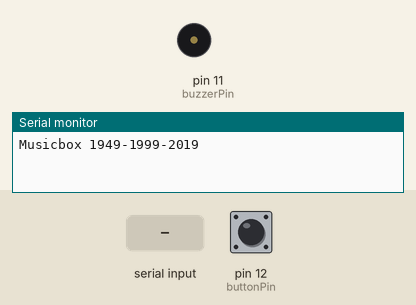
Simulated run of this sketch. Board: Arduino Uno, built with avr-gcc and run on an emulated ATmega328P. Parts: buzzer (waves = sounding), the last lines printed to the serial monitor. The test bench sets the inputs (shaded band); at power-on: pin 12 (buttonPin) LOW. Random numbers use the default seed unless the sketch sets one.

Above: at 1.2 s.
1.3 s: "final" received over Serial
At 2.7 s:
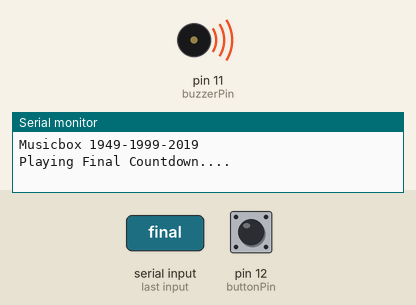
4.3 s: pin 12 (buttonPin) pulled HIGH for 0.15 s
5.9 s: "soviet" received over Serial
At 7.1 s:
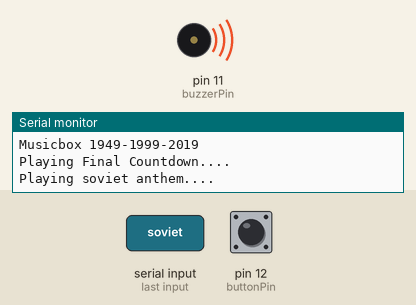
7.4 s: pin 12 (buttonPin) pulled HIGH for 3.2 s
Timing chart, 0 to 10.4 s (numbered marks = the images above; inputs shaded):
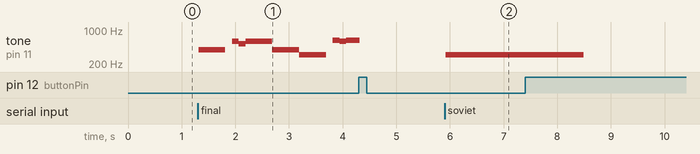

Measured:
- after the input at 1.3 s, tone on pin 11 (buzzerPin): plays 392 Hz for 0.50 s, 587 Hz for 0.13 s, 523 Hz for 0.13 s, 587 Hz for 0.50 s, 392 Hz for 0.50 s, 311 Hz for 0.50 s … (9 notes in this stretch), starting at once
- after the input at 5.9 s, tone on pin 11 (buzzerPin): silent → 311 Hz at once

The sketch:

passive_buzzer.ino
```cpp
int buzzerPin = 11;
int buttonPin = 12;
int LedPin_state = 13;
int LedPin_Mega = 8;
int LedPin_Final[] = {
  6, 7, 8, 9, 10
};
int LedPin_Soviet[] = {
  2, 3, 4
};
int buttonState = 0;
String readString;

#include "pitches.h"

// MEGALOVANIA
int megalovania[] = {
  NOTE_D4, NOTE_D4, NOTE_D5, NOTE_A4, NOTE_GS4, NOTE_G4, NOTE_F4, NOTE_D4, NOTE_F4, NOTE_G4, NOTE_C4, NOTE_C4, NOTE_C4, NOTE_C4, NOTE_D5,
  NOTE_A4, NOTE_GS4, NOTE_G4, NOTE_F4, NOTE_D4, NOTE_F4, NOTE_G4, NOTE_B3, NOTE_B3, NOTE_D5, NOTE_A4, NOTE_GS4, NOTE_G4, NOTE_F4, NOTE_D4,
  NOTE_F4, NOTE_G4, NOTE_AS3, NOTE_AS3, NOTE_AS3, NOTE_AS3, NOTE_D5, NOTE_A4, NOTE_GS4, NOTE_G4, NOTE_F4, NOTE_D4, NOTE_F4, NOTE_G4, NOTE_D4,
  NOTE_D4, NOTE_D5, NOTE_A4, NOTE_GS4, NOTE_G4, NOTE_F4, NOTE_D4, NOTE_F4, NOTE_G4, NOTE_C4, NOTE_C4, NOTE_C4, NOTE_C4, NOTE_D5, NOTE_A4,
  NOTE_GS4, NOTE_G4, NOTE_F4, NOTE_D4, NOTE_F4, NOTE_G4, NOTE_B3, NOTE_B3, NOTE_D5, NOTE_A4, NOTE_GS4, NOTE_G4, NOTE_F4, NOTE_D4, NOTE_F4,
  NOTE_G4, NOTE_AS3, NOTE_AS3, NOTE_AS3, NOTE_AS3, NOTE_D5, NOTE_A4, NOTE_GS4, NOTE_G4, NOTE_F4, NOTE_D4, NOTE_F4, NOTE_G4
};

// note durations and delays in milliseconds
int megalovania_noteDurations[] = {
  125, 125, 250, 250, 125, 250, 250, 125, 125, 125, 125, 125, 125, 125, 250,
  375, 125, 250, 250, 125, 125, 125, 125, 125, 250, 375, 125, 250, 250, 125,
  125, 125, 62, 62, 62, 62, 250, 375, 125, 250, 250, 125, 125, 125, 125,
  125, 250, 375, 125, 250, 250, 125, 125, 125, 125, 125, 125, 125, 250, 375,
  125, 250, 250, 125, 125, 125, 125, 125, 250, 375, 125, 250, 250, 125, 125,
  125, 62, 62, 62, 62, 250, 375, 125, 250, 250, 125, 125, 125
};

int megalovaniaDelays[] = {
  125, 125, 250, 375, 250, 250, 250, 125, 125, 125, 62, 62, 62, 62, 250,
  375, 250, 250, 250, 125, 125, 125, 125, 125, 250, 375, 250, 250, 250, 125,
  125, 125, 62, 62, 62, 62, 250, 375, 250, 250, 250, 125, 125, 125, 125,
  125, 250, 375, 250, 250, 250, 125, 125, 125, 62, 62, 62, 62, 250, 375,
  250, 250, 250, 125, 125, 125, 125, 125, 250, 375, 250, 250, 250, 125,
  125, 125, 62, 62, 62, 62, 250, 375, 250, 250, 250, 125, 125
};

// RUSSIAN ANTHEM
int soviet[] = {
  NOTE_DS4, NOTE_AS3,
  NOTE_DS4, NOTE_AS3, NOTE_C4, NOTE_D4, NOTE_G3, NOTE_G3,
  NOTE_C4, NOTE_AS3, NOTE_GS3, NOTE_AS3, NOTE_DS3, NOTE_DS3,
  NOTE_F3, NOTE_F3, NOTE_G3, NOTE_GS3, NOTE_GS3, NOTE_AS3,
  NOTE_C4, NOTE_D4, NOTE_DS4, NOTE_F4, NOTE_AS3,
  NOTE_G4, NOTE_F4, NOTE_DS4, NOTE_F4, NOTE_D4, NOTE_AS3,
  NOTE_DS4, NOTE_D4, NOTE_C4, NOTE_D4, NOTE_G3, NOTE_G3,
  NOTE_C4, NOTE_AS3, NOTE_GS3, NOTE_AS3, NOTE_DS3,
  NOTE_DS4, NOTE_D4, NOTE_C4, NOTE_AS3, NOTE_AS3,
  NOTE_G4, NOTE_F4, NOTE_DS4, NOTE_D4, NOTE_DS4,
  NOTE_F4, NOTE_AS3, NOTE_AS3, NOTE_AS3, NOTE_D4, NOTE_F4,
  NOTE_DS4, NOTE_DS4, NOTE_D4, NOTE_C4, NOTE_AS3, NOTE_C4,
  NOTE_D4, NOTE_G3, NOTE_G3, NOTE_G3, NOTE_GS3, NOTE_AS3,
  NOTE_DS4, NOTE_C4, NOTE_D4, NOTE_DS4, NOTE_C4, NOTE_D4,
  NOTE_DS4, NOTE_C4, NOTE_DS4, NOTE_GS4,
  NOTE_GS4, NOTE_G4, NOTE_F4, NOTE_DS4, NOTE_F4,
  NOTE_G4, NOTE_DS4, NOTE_DS4,
  NOTE_F4, NOTE_DS4, NOTE_D4, NOTE_C4, NOTE_D4,
  NOTE_DS4, NOTE_C4, NOTE_C4,
  NOTE_DS4, NOTE_D4, NOTE_C4, NOTE_AS3, NOTE_DS3, NOTE_DS3,
  NOTE_AS3, NOTE_C4, NOTE_D4,
  NOTE_DS4
};

// note durations and delays in milliseconds
int soviet_noteDurations[] = {
  2571, 429,
  857, 642, 204, 857, 429, 429,
  857, 642, 204, 857, 429, 429,
  857, 429, 429, 857, 429, 429,
  857, 429, 429, 1285, 429,
  857, 642, 204, 857, 429, 429,
  857, 642, 204, 857, 429, 429,
  857, 642, 204, 857, 857,
  857, 642, 204, 1285, 204,
  1714, 429, 429, 429, 429,
  1285, 429, 429, 429, 429, 429,
  1285, 429, 429, 429, 429, 429,
  1285, 429, 429, 429, 429, 429,
  857, 642, 204, 857, 642, 204,
  857, 429, 429, 1714,
  1714, 429, 429, 429, 429,
  1285, 429, 1714,
  1714, 429, 429, 429, 429,
  1285, 429, 1714,
  857, 429, 429, 857, 642, 204,
  1846, 923, 923,
  3692
};

int sovietDelays[] = {
  2571, 429,
  857, 642, 204, 857, 429, 429,
  857, 642, 204, 857, 429, 429,
  857, 429, 429, 857, 429, 429,
  857, 429, 429, 1285, 429,
  857, 642, 204, 857, 429, 429,
  857, 642, 204, 857, 429, 429,
  857, 642, 204, 857, 857,
  857, 642, 204, 1285, 204,
  1714, 429, 429, 429, 429,
  1285, 429, 429, 429, 429, 429,
  1285, 429, 429, 429, 429, 429,
  1285, 429, 429, 429, 429, 429,
  857, 642, 204, 857, 642, 204,
  857, 429, 429, 1714,
  1714, 429, 429, 429, 429,
  1285, 429, 1714,
  1714, 429, 429, 429, 429,
  1285, 429, 1714,
  857, 429, 429, 857, 642, 204,
  1846, 923, 923,
  3692
};

// FINAL COUNTDOWN
int final[] = {
  NOTE_G4, NOTE_D5, NOTE_C5, NOTE_D5, NOTE_G4,
  NOTE_DS4, NOTE_DS5, NOTE_D5, NOTE_DS5, NOTE_D5, NOTE_C5,
  NOTE_C5, NOTE_DS5, NOTE_D5, NOTE_DS5, NOTE_G4,
  NOTE_F4, NOTE_C5, NOTE_AS4, NOTE_C5, NOTE_AS4, NOTE_A4, NOTE_C5,
  NOTE_G4, NOTE_D5, NOTE_C5, NOTE_D5, NOTE_G4,
  NOTE_DS4, NOTE_DS5, NOTE_D5, NOTE_DS5, NOTE_D5, NOTE_C5,
  NOTE_C5, NOTE_DS5, NOTE_D5, NOTE_DS5, NOTE_G4,
  NOTE_F4, NOTE_C5, NOTE_AS4, NOTE_C5, NOTE_AS4, NOTE_A4, NOTE_C5,
  NOTE_AS4, NOTE_A4, NOTE_AS4, NOTE_C5, NOTE_AS4, NOTE_C5,
  NOTE_D5, NOTE_C5, NOTE_AS4, NOTE_A4, NOTE_G4, NOTE_DS5,
  NOTE_D5, NOTE_D5, NOTE_DS5, NOTE_D5, NOTE_C5,
  NOTE_D5,
  NOTE_G4,  // 6 * 1/4 NOTE_G4
  NOTE_G4, NOTE_F4,
  NOTE_D4, NOTE_AS4, NOTE_A4, NOTE_F4,
  NOTE_G4,
  NOTE_G5, NOTE_G5, NOTE_A5, NOTE_AS5,  // 2 * 1/8 NOTE_A5
  NOTE_A5, NOTE_G5,
  NOTE_G5, NOTE_G5, NOTE_A5, NOTE_AS5,  // 2 * 1/8 NOTE_A5 + 2 * 1/8 NOTE_AS5
  NOTE_G5,  // 5 * 1/8 NOTE_G5
  NOTE_G5, NOTE_G5, NOTE_A5, NOTE_AS5,  // 2 * 1/8 NOTE_A5
  NOTE_A5, NOTE_G5, NOTE_F5, NOTE_D5,
  NOTE_AS5, NOTE_A5, NOTE_G5, NOTE_F5,  // 3 * 1/16 NOTE_G5
  NOTE_F5, NOTE_F5,  // 5 * 1/8 NOTE_F5 // 97 notes here
  NOTE_G5, NOTE_G5, NOTE_A5, NOTE_AS5,  // 2 * 1/8 NOTE_A5
  NOTE_A5, NOTE_G5, NOTE_F5, NOTE_F5,  // 3 * 1/16 NOTE_G5
  NOTE_AS5, NOTE_AS5, NOTE_C6,
  NOTE_AS5, NOTE_A5, NOTE_G5,  // 111 NOTE HERE
  NOTE_G5, NOTE_G5, NOTE_A5, NOTE_AS5,  // 3 * 1/16 NOTE_A5
  NOTE_A5, NOTE_G5, NOTE_F5, NOTE_F5, NOTE_G5, NOTE_A5
};

// note durations and delays in milliseconds
int final_noteDurations[] = {
  500, 125, 125, 500, 500,
  500, 125, 125, 250, 250, 500,
  500, 125, 125, 500, 500,
  500, 125, 125, 250, 250, 250, 250,
  500, 125, 125, 500, 500,
  500, 125, 125, 250, 250, 500,
  500, 125, 125, 500, 500,
  500, 125, 125, 250, 250, 250, 250,
  750, 125, 125, 750, 125, 125,
  250, 250, 250, 250, 500, 500,
  1500, 125, 125, 125, 125,
  2000,
  3000,
  500, 500,
  500, 500, 500, 500,
  2000,
  250, 375, 125, 500, 250,
  500, 500,
  250, 375, 375, 500, 1250,
  250, 375, 375, 250,
  500, 375, 125, 500,
  250, 375, 375, 250,
  250, 1250,
  250, 375, 375, 250,
  500, 375, 125, 500,
  250, 500, 500,
  375, 125, 1500,
  250, 375, 375, 250,
  375, 375, 250, 500, 250, 2250
};

int finalDelays[] = {
  625, 125, 125, 500, 500,
  625, 125, 125, 250, 250, 500,
  625, 125, 125, 500, 500,
  625, 125, 125, 250, 250, 250, 250,
  625, 125, 125, 500, 500,
  625, 125, 125, 250, 250, 500,
  625, 125, 125, 500, 500,
  625, 125, 125, 250, 250, 250, 250,
  750, 125, 125, 750, 125, 125,
  250, 250, 250, 250, 500, 500,
  1500, 125, 125, 125, 125,
  2000,
  3000,
  500, 500,
  500, 500, 500, 500,
  2750,
  250, 375, 375, 250,
  500, 2250,
  250, 375, 375, 500,
  2500,
  250, 375, 375, 250,
  500, 375, 125, 1750,
  250, 375, 375, 250,
  250, 2500,
  250, 375, 375, 250,
  500, 375, 125, 1750,
  250, 500, 500,
  375, 125, 2250,
  250, 375, 375, 250,
  375, 375, 250, 500, 250, 2750
};

void setup() {
  pinMode(buttonPin, INPUT);
  Serial.begin(9600);
  Serial.println("Musicbox 1949-1999-2019"); // so I can keep track
}

/*
void playMegalovania() {
  // iterate over the notes of the melody:
  for (int thisNote = 0; thisNote < 87; thisNote++) {

    // to calculate the note duration, take one second
    // divided by the note type.
    //e.g. quarter note = 1000 / 4, eighth note = 1000/8, etc.
    int noteDuration = megalovania_noteDurations[thisNote];
    digitalWrite(LedPin_Mega, HIGH);
    tone(buzzerPin, megalovania[thisNote], noteDuration);

    // to distinguish the notes, set a minimum time between them.
    int pauseBetweenNotes = megalovaniaDelays[thisNote];
    digitalWrite(LedPin_state, HIGH);
    delay(pauseBetweenNotes);
    digitalWrite(LedPin_state, LOW);
    // stop the tone playing:
    noTone(buzzerPin);
    digitalWrite(LedPin_Mega, LOW);
  }
}*/

void playSoviet() {
  // iterate over the notes of the melody:
  for (int thisNote = 0; thisNote < 106; thisNote++) {

    buttonState = digitalRead(buttonPin);

    if(buttonState == HIGH) {
      break;
    }

    // to calculate the note duration, take one second
    // divided by the note type.
    //e.g. quarter note = 1000 / 4, eighth note = 1000/8, etc.
    int noteDuration = soviet_noteDurations[thisNote];
    digitalWrite(LedPin_Soviet[thisNote % 3], HIGH);
    //delay(noteDuration);
    tone(buzzerPin, soviet[thisNote], noteDuration);

    // to distinguish the notes, set a minimum time between them.
    int pauseBetweenNotes = sovietDelays[thisNote];
    digitalWrite(LedPin_state, HIGH);
    delay(pauseBetweenNotes);
    digitalWrite(LedPin_state, LOW);
    // stop the tone playing:
    noTone(buzzerPin);
    digitalWrite(LedPin_Soviet[thisNote % 3], LOW);
  }
}

void playFinal() {
  // iterate over the notes of the melody:
  for (int thisNote = 0; thisNote < 121; thisNote++) {

    buttonState = digitalRead(buttonPin);

    if(buttonState == HIGH) {
      break;
    }

    // to calculate the note duration, take one second
    // divided by the note type.
    //e.g. quarter note = 1000 / 4, eighth note = 1000/8, etc.
    int noteDuration = final_noteDurations[thisNote];
    int randRumber1 = random(0,5);
    int randRumber2 = random(0,5);
    while(randRumber1 == randRumber2) {
      randRumber2 = random(0,5);
    }
    digitalWrite(LedPin_Final[randRumber1], HIGH);
    digitalWrite(LedPin_Final[randRumber2], HIGH);
    tone(buzzerPin, final[thisNote], noteDuration);

    // to distinguish the notes, set a minimum time between them.
    int pauseBetweenNotes = finalDelays[thisNote];
    digitalWrite(LedPin_state, HIGH);
    delay(pauseBetweenNotes);
    digitalWrite(LedPin_state, LOW);
    digitalWrite(LedPin_Final[randRumber1], LOW);
    digitalWrite(LedPin_Final[randRumber2], LOW);
    // stop the tone playing:
    noTone(buzzerPin);
  }
}

void loop() {
  while (Serial.available()) {
    delay(3);
    char c = Serial.read();
    readString += c;
  }
  readString.trim();
  if (readString.length() > 0) {
    /*if (readString == "megalovania") {
      Serial.println("Playing Megalovania....");
      playMegalovania();
    }*/
    if (readString == "soviet")
    {
      Serial.println("Playing soviet anthem....");
      playSoviet();
    }
    if (readString == "final")
    {
      Serial.println("Playing Final Countdown....");
      playFinal();
    }
    readString = "";
  }
}
```

pitches.h
```cpp
/*************************************************
 * Public Constants
 *************************************************/

#define NOTE_B0  31
#define NOTE_C1  33
#define NOTE_CS1 35
#define NOTE_D1  37
#define NOTE_DS1 39
#define NOTE_E1  41
#define NOTE_F1  44
#define NOTE_FS1 46
#define NOTE_G1  49
#define NOTE_GS1 52
#define NOTE_A1  55
#define NOTE_AS1 58
#define NOTE_B1  62
#define NOTE_C2  65
#define NOTE_CS2 69
#define NOTE_D2  73
#define NOTE_DS2 78
#define NOTE_E2  82
#define NOTE_F2  87
#define NOTE_FS2 93
#define NOTE_G2  98
#define NOTE_GS2 104
#define NOTE_A2  110
#define NOTE_AS2 117
#define NOTE_B2  123
#define NOTE_C3  131
#define NOTE_CS3 139
#define NOTE_D3  147
#define NOTE_DS3 156
#define NOTE_E3  165
#define NOTE_F3  175
#define NOTE_FS3 185
#define NOTE_G3  196
#define NOTE_GS3 208
#define NOTE_A3  220
#define NOTE_AS3 233
#define NOTE_B3  247
#define NOTE_C4  262
#define NOTE_CS4 277
#define NOTE_D4  294
#define NOTE_DS4 311
#define NOTE_E4  330
#define NOTE_F4  349
#define NOTE_FS4 370
#define NOTE_G4  392
#define NOTE_GS4 415
#define NOTE_A4  440
#define NOTE_AS4 466
#define NOTE_B4  494
#define NOTE_C5  523
#define NOTE_CS5 554
#define NOTE_D5  587
#define NOTE_DS5 622
#define NOTE_E5  659
#define NOTE_F5  698
#define NOTE_FS5 740
#define NOTE_G5  784
#define NOTE_GS5 831
#define NOTE_A5  880
#define NOTE_AS5 932
#define NOTE_B5  988
#define NOTE_C6  1047
#define NOTE_CS6 1109
#define NOTE_D6  1175
#define NOTE_DS6 1245
#define NOTE_E6  1319
#define NOTE_F6  1397
#define NOTE_FS6 1480
#define NOTE_G6  1568
#define NOTE_GS6 1661
#define NOTE_A6  1760
#define NOTE_AS6 1865
#define NOTE_B6  1976
#define NOTE_C7  2093
#define NOTE_CS7 2217
#define NOTE_D7  2349
#define NOTE_DS7 2489
#define NOTE_E7  2637
#define NOTE_F7  2794
#define NOTE_FS7 2960
#define NOTE_G7  3136
#define NOTE_GS7 3322
#define NOTE_A7  3520
#define NOTE_AS7 3729
#define NOTE_B7  3951
#define NOTE_C8  4186
#define NOTE_CS8 4435
#define NOTE_D8  4699
#define NOTE_DS8 4978
```
